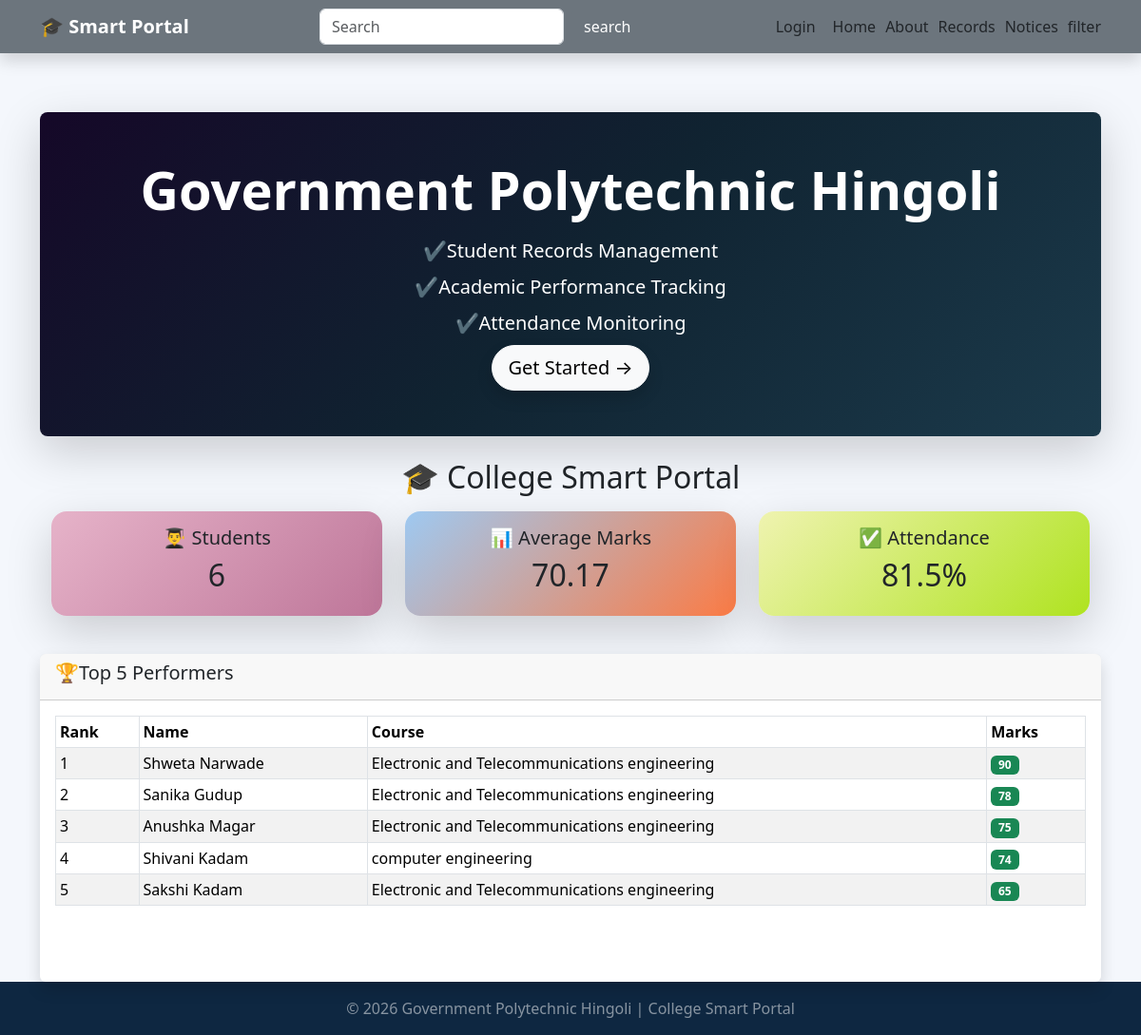
Before: / with the older database file.
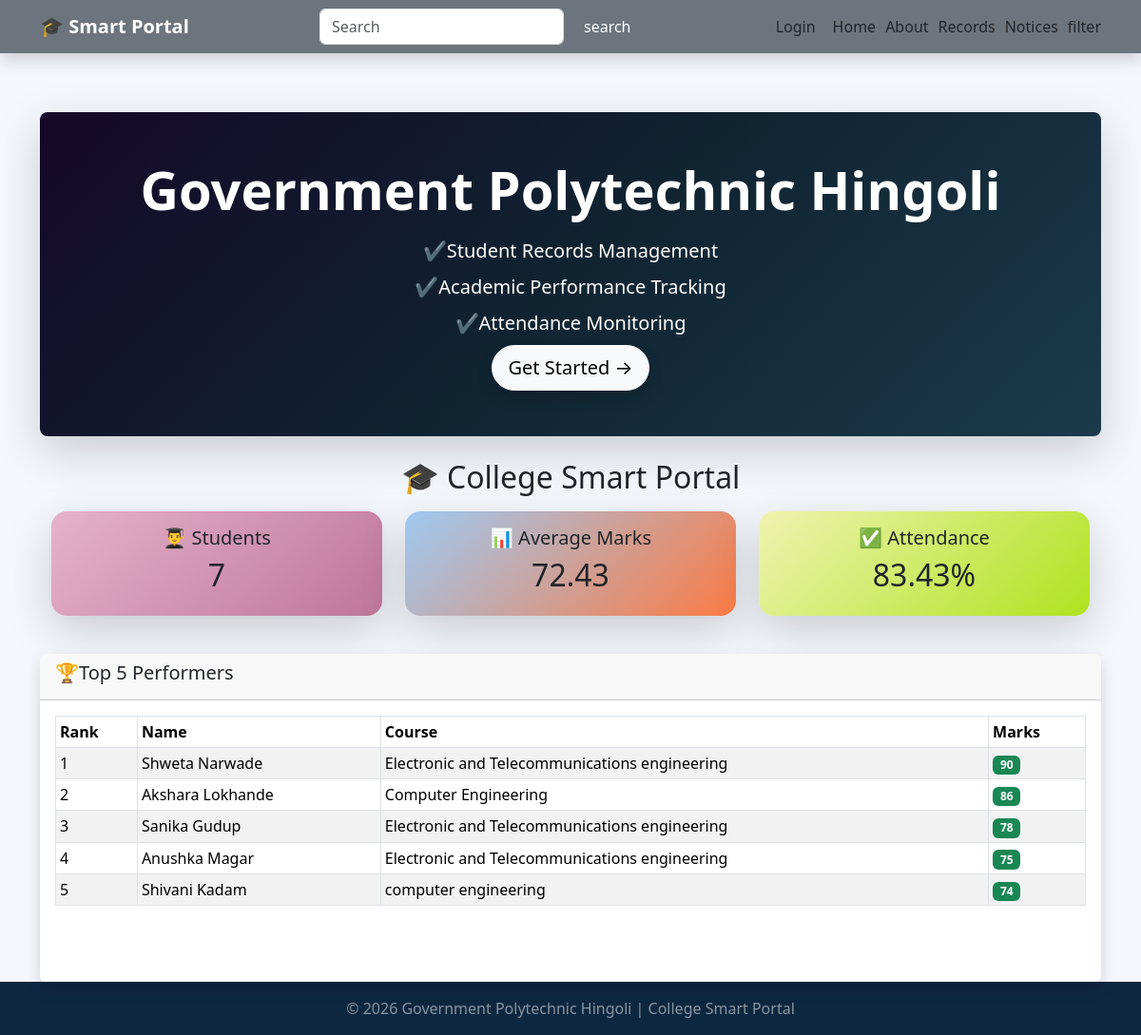
After: the same page with the newer database file.
### tables this page shows
CREATE TABLE students(
                id INTEGER PRIMARY KEY AUTOINCREMENT,
                 name TEXT NOT NULL,
                 roll INTEGER NOT NULL,
                 course TEXT NOT NULL,
                 subject TEXT NOT NULL,
                 marks INTEGER NOT NULL,
                 attendance INTEGER DEFAULT 0
                 );

### app2.py (the view)
@app.route("/")
def home():
    conn = get_db()
    total_students = conn.execute(
        "SELECT COUNT(*) FROM students"
    ).fetchone()[0]
    avg_marks = conn.execute(
        "SELECT AVG(marks) FROM students"
    ).fetchone()[0]
    avg_attendance = conn.execute(
        "SELECT AVG(attendance) FROM students"
    ).fetchone()[0]
    top_students = conn.execute(
        "SELECT * FROM students ORDER BY marks DESC LIMIT 5"
    ).fetchall()
    return render_template(
        'home.html',
        total_students=total_students,
        avg_marks=round(avg_marks or 0, 2),
        avg_attendance=round(avg_attendance or 0, 2),
        top_students=top_students, )

### database.py (called while the page is built)
def get_db():
   conn=sqlite3.connect('college.db')
   conn.row_factory= sqlite3.Row
   return conn

### templates/home.html
{% extends "base.html" %}
{% block content %}
<div class="card border-0 rounded-3 shadow-lg mb-3 overflow-hidden"
     style="background: linear-gradient(135deg, #150828 0%, #102331 50%, #1b3a4b 100%); color: white;">
    <div class="card-body p-5 text-center">
         <h3 class="display-4 fw-bold mb-3">Government Polytechnic Hingoli</h3>
        <p class="lead mb-2">✔️Student Records Management</p>
        <p class="lead mb-2">✔️Academic Performance Tracking</p>
        <p class="lead mb-2">✔️Attendance Monitoring</p>
        <a href="{{ url_for('records') }}" class="btn btn-light btn-lg rounded-pill px-3 shadow">
            Get Started →
        </a>
    </div>
</div>
<div class="container py-2">
    <h2 class="text-center mb-3">
        🎓 College Smart Portal
    </h2>
    <div class="row">
        <div class="col-md-4 mb-3">
            <div class="card text-center shadow-lg rounded-4"
            style="background:linear-gradient(135deg,#e6b3c9,#be7699);">
                <div class="card-body">
                    <h5>👨‍🎓 Students</h5>
                    <h2>{{ total_students }}</h2>
                </div>
            </div>
        </div>
        <div class="col-md-4 mb-3">
            <div class="card text-center shadow-lg rounded-4"
            style="background:linear-gradient(135deg,hsla(209, 76%, 76%, 0.889),#fb7b45);">
                <div class="card-body">
                    <h5>📊 Average Marks</h5>
                    <h2>{{ avg_marks }}</h2>
                </div>
            </div>
        </div>
        <div class="col-md-4 mb-3">
            <div class="card text-center shadow-lg rounded-4"
            style="background:linear-gradient(135deg,#eff3b0,#afe320);">
                <div class="card-body">
                    <h5>✅ Attendance</h5>
                    <h2>{{ avg_attendance }}%</h2>
                </div>
            </div>
        </div>
    </div>
</div>
<div class="card shadow mt-3">
    <div class="card-header ">
        <h5>🏆Top 5 Performers</h5>
    </div>
    <div class="card-body mb-5">
          <table class="table  table-sm table-bordered table-hover table-striped">
            <thead>
                <tr>
                    <th>Rank</th>
                    <th>Name</th>
                    <th>Course</th>
                    <th>Marks</th>
                </tr>
            </thead>
            <tbody>
                {% for student in top_students %}
                <tr>
                    <td>{{ loop.index }}</td>
                    <td>{{ student.name }}</td>
                    <td>{{ student.course }}</td>
                    <td>
                        <span class="badge bg-success">
                            {{ student.marks }}
                        </span>
                    </td>
                </tr>
                {% endfor %}
            </tbody>
        </table>
    </div>
</div>
{% endblock %}

Changed rows visible on the page:
no longer on this page (row unchanged): students: name "Sakshi Kadam", course "Electronic and Telecommunications engineering", marks "65"
added students: name "Akshara Lokhande", course "Computer Engineering", marks "86"
Other visible differences:
{{ total_students }}: "6" → "7"
{{ avg_marks }}: "70.17" → "72.43"
{{ avg_attendance }}: "81.5" → "83.43"
